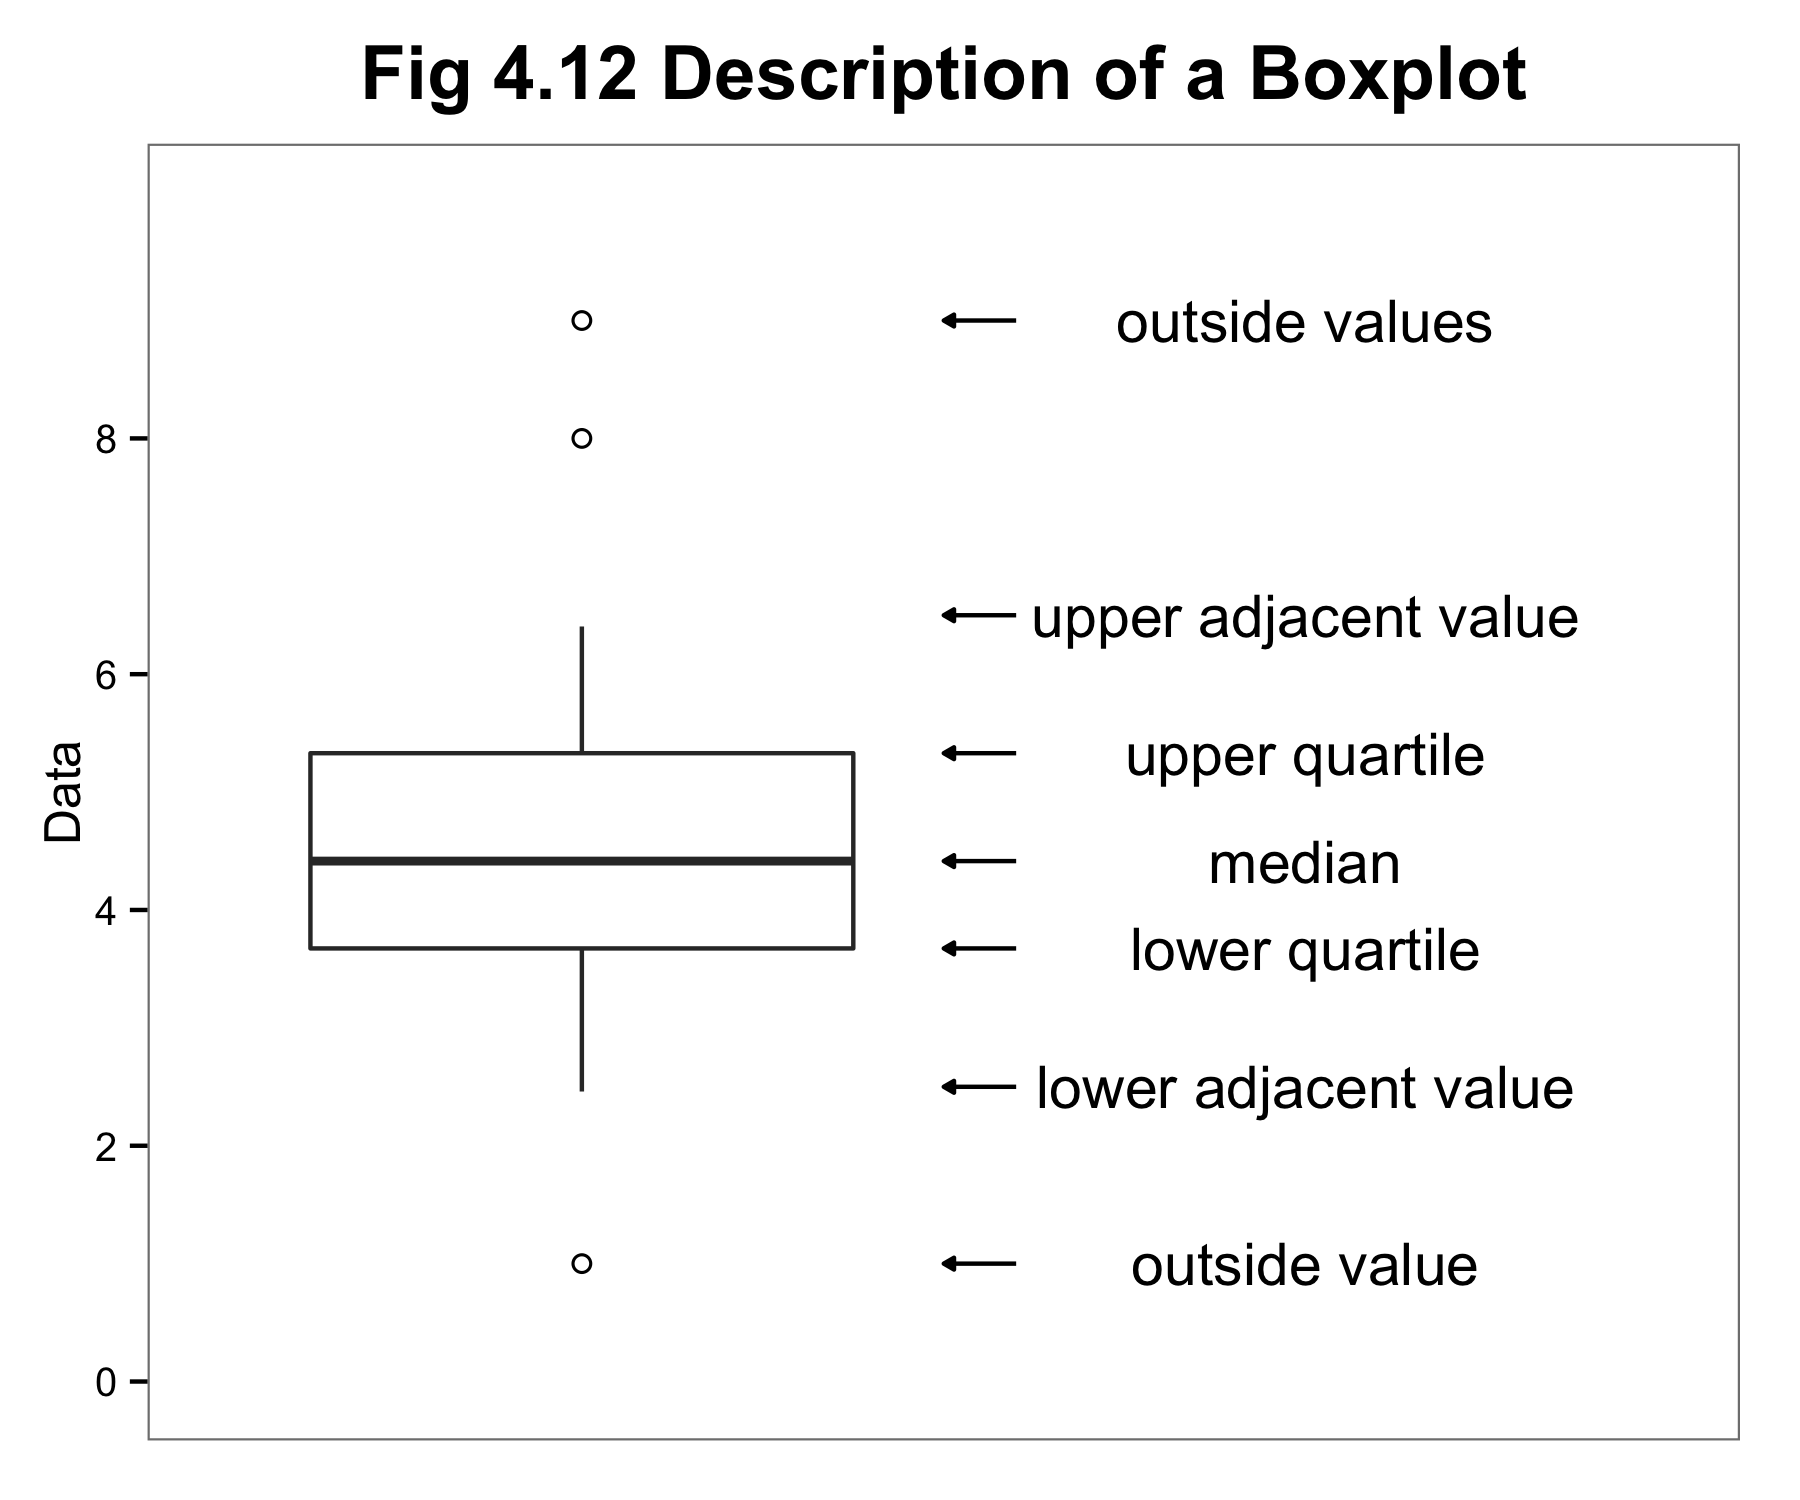

Generate this figure with R:
library(ggplot2)
library(grid)

this_base <- "fig04-12_description-of-box-plot"

set.seed(0)
my_data <- data.frame(value = c(rnorm(10, 4, 1), 8, 9, 1))

label_data <- data.frame(
  label = c("outside values", "upper adjacent value", "upper quartile", 
            "median", "lower quartile", "lower adjacent value", 
            "outside value"),
  # from fivenum(my_data$value)
  yinter = rev(c(1, 2.5 , 3.673767, 4.414641, 5.329799, 6.5 , 9)))

p <- ggplot(my_data, aes(x = factor(1, levels = c(1, 2)), y = value)) +
  geom_boxplot(outlier.shape = 1) +
  annotate("text", x = 2, y = label_data$yinter, label = label_data$label) +
  annotate("segment", x = 1.6, xend = 1.5, 
           y = label_data$yinter, yend = label_data$yinter,
           arrow = arrow(length = unit(0.1, "cm"), type = "closed")) +
  scale_x_discrete(drop = FALSE) + 
  scale_y_continuous(breaks = seq(0, 8, 2), limits = c(0, 10)) +
  labs(x = NULL, y = "Data") + 
  ggtitle("Fig 4.12 Description of a Boxplot") +
  theme_bw() +
  theme(panel.grid.major = element_blank(),
        panel.grid.minor = element_blank(),
        plot.title = element_text(size = rel(1.5), face = "bold", vjust = 1.5),
        axis.text.x = element_blank(),
        axis.ticks.x = element_blank(),
        axis.title.x = element_blank())

p

ggsave(paste0(this_base, ".png"), p, width = 6, height = 5)

## pedantic: lines for upper/lower adjacent values
## note: data is simulated to resemble original

